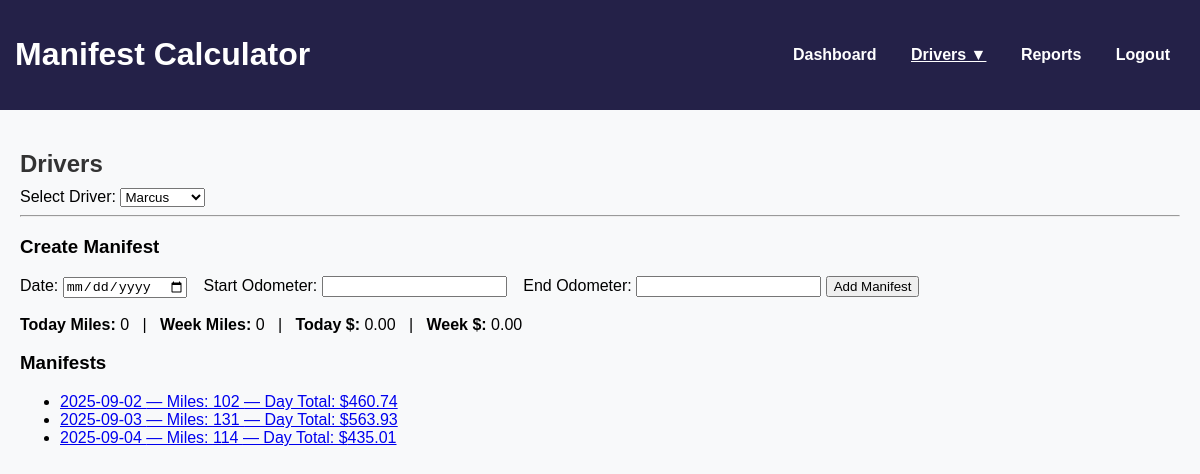
Screenshot of /drivers?driver=2 with the database file from the repository.
### models.py (models this page shows)
class Manifest(db.Model):
    id = db.Column(db.Integer, primary_key=True)
    driver_id = db.Column(db.Integer, db.ForeignKey('driver.id'), nullable=False)
    date = db.Column(db.Date, nullable=False)
    start_odometer = db.Column(db.Integer)
    end_odometer = db.Column(db.Integer)
    total_miles = db.Column(db.Integer)
    day_total = db.Column(db.Float)  # sum of all stops
    driver = db.relationship('Driver', back_populates='manifests')
    stops = db.relationship('Stop', back_populates='manifest', cascade="all, delete-orphan")

### app.py (the view)
@app.route('/drivers', methods=['GET', 'POST'])
def drivers():
    all_drivers = Driver.query.order_by(Driver.name).all()
    selected_driver_id = request.form.get('driver') or request.args.get('driver')
    manifests = []
    totals = {'day_miles': 0, 'week_miles': 0, 'day_total': 0.0, 'week_total': 0.0}
    if selected_driver_id:
        manifests = Manifest.query.filter_by(driver_id=selected_driver_id).order_by(Manifest.date.asc()).all()
        today = datetime.today().date()
        start_of_week = today - timedelta(days=today.weekday())
        daily = [m for m in manifests if m.date == today]
        weekly = [m for m in manifests if start_of_week <= m.date <= today]
        totals['day_miles'] = sum(m.total_miles or 0 for m in daily)
        totals['week_miles'] = sum(m.total_miles or 0 for m in weekly)
        totals['day_total'] = sum(m.day_total or 0 for m in daily)
        totals['week_total'] = sum(m.day_total or 0 for m in weekly)
    return render_template(
        'drivers.html',
        drivers=all_drivers,
        selected_driver_id=selected_driver_id,
        manifests=manifests,
        totals=totals,
        active_page='drivers'
    )

### app.py (called while the page is built)
@app.context_processor
def inject_drivers():
    all_drivers = Driver.query.order_by(Driver.name).all()
    return dict(all_drivers=all_drivers)

### templates/drivers.html (shortened to what this page needs)
{% extends "base.html" %}
{% block content %}
<h2>Drivers</h2>
<form method="POST" action="{{ url_for('drivers') }}">
  <label for="driver">Select Driver:</label>
  <select name="driver" id="driver" onchange="this.form.submit()">
    {% for d in drivers %}
      <option value="{{ d.id }}" {% if selected_driver_id and d.id == selected_driver_id|int %}selected{% endif %}>
        {{ d.name }}
      </option>
    {% endfor %}
  </select>
</form>
{% if selected_driver_id %}
  <hr>
  <h3>Create Manifest</h3>
  <form method="POST" action="{{ url_for('create_manifest') }}">
    <label>Date:</label>
    <input type="date" name="date" required>
    <label style="margin-left:12px;">Start Odometer:</label>
    <input type="number" name="start_odometer" step="1" required>
    <label style="margin-left:12px;">End Odometer:</label>
    <input type="number" name="end_odometer" step="1" required>
    <button type="submit">Add Manifest</button>
  </form>
  <div style="margin-top:18px;">
    <strong>Today Miles:</strong> {{ totals.day_miles }}
    &nbsp;&nbsp;|&nbsp;&nbsp;
    <strong>Week Miles:</strong> {{ totals.week_miles }}
    &nbsp;&nbsp;|&nbsp;&nbsp;
    <strong>Today $:</strong> {{ "%.2f"|format(totals.day_total) }}
    &nbsp;&nbsp;|&nbsp;&nbsp;
    <strong>Week $:</strong> {{ "%.2f"|format(totals.week_total) }}
  </div>
  <h3 style="margin-top:18px;">Manifests</h3>
  <ul>
    {% for m in manifests %}
      <li>
        <a href="{{ url_for('manifest_detail', manifest_id=m.id) }}">
          {{ m.date }} — Miles: {{ m.total_miles }} — Day Total: ${{ "%.2f"|format(m.day_total or 0) }}
        </a>
      </li>
    {% else %}
      <li>No manifests yet.</li>
    {% endfor %}
  </ul>
{% endif %}
{% endblock %}

### static/css/style.css (style rules this page uses)
body { font-family: Arial, sans-serif; margin: 0; background: #f8f9fa; }
h2 { margin-bottom: 10px; color: #333; }

### rows the page displays
Manifest: date "2025-09-02", total_miles "102", day_total "460.74"
Manifest: date "2025-09-03", total_miles "131", day_total "563.93"
Manifest: date "2025-09-04", total_miles "114", day_total "435.01"

### other values shown
{{ totals.day_miles }} "0"
{{ totals.week_miles }} "0"
{{ "%.2f"|format(totals.day_total) }} "0.00"
{{ "%.2f"|format(totals.week_total) }} "0.00"
form field driver "Marcus"
